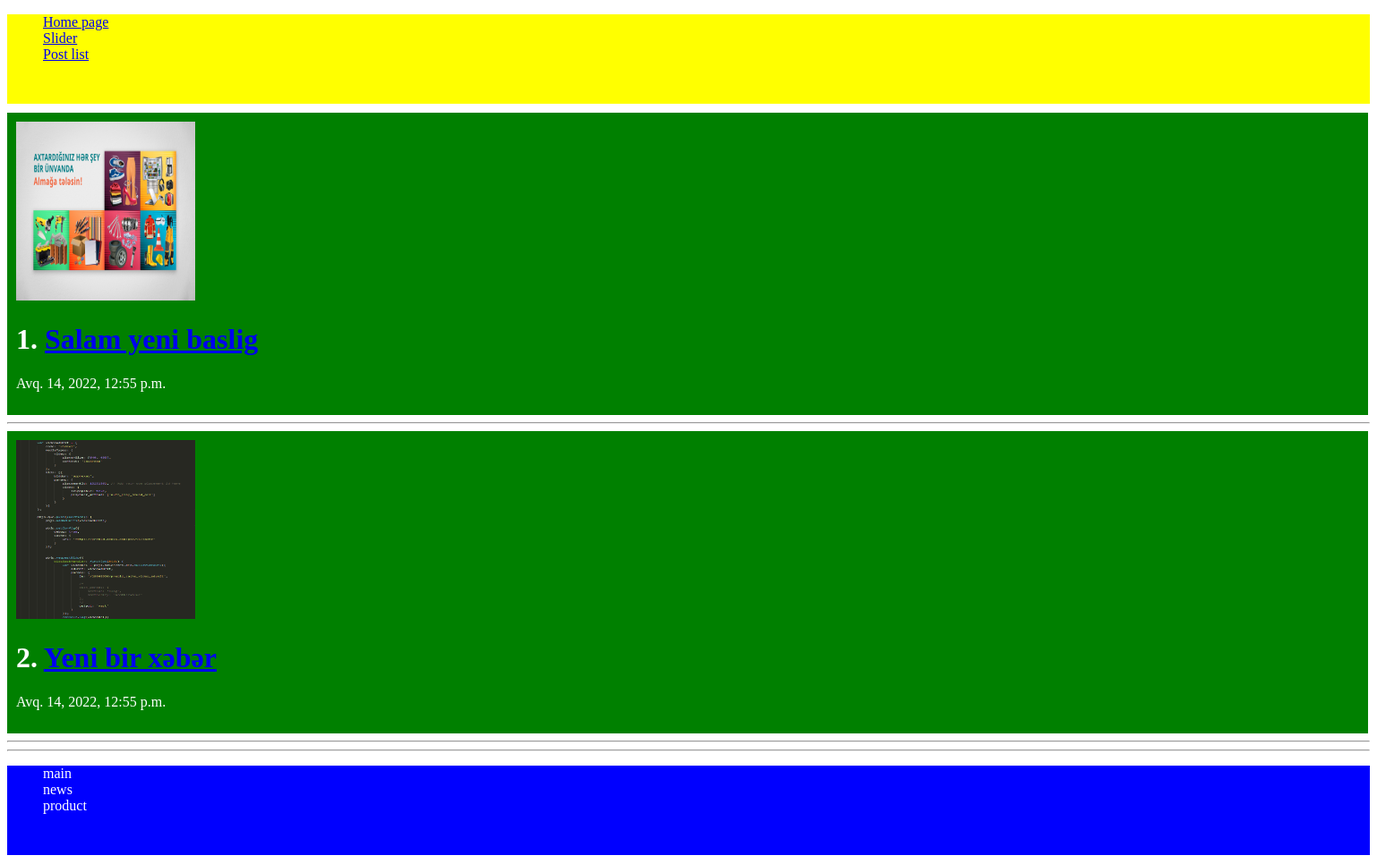
The page / on the database its author committed.
### post/models.py (models this page shows, shortened)
class Post(models.Model):
    category = models.ForeignKey(Category, related_name="data", verbose_name="Category", null=True,
                                 on_delete=models.CASCADE)
    title = models.CharField(max_length=1500, verbose_name="Post title", help_text="Burda xeberin basligi yazilir")
    content = RichTextField(verbose_name="Post content", blank=True)
    create_time = models.DateTimeField(verbose_name="Post date", null=True, blank=True)
    image = models.ImageField(verbose_name="Shekil elave et", null=True, upload_to='post')
    draft = models.BooleanField(default=True, verbose_name="Saytda yayimlansin?")
    slug = models.SlugField(editable=False, verbose_name="Slug", null=True, unique=True)
    class Meta:
        verbose_name = "Xeber"
        verbose_name_plural = "Xeberler"
    def get_absolute_url(self):
        return reverse('post:post_detail', kwargs={'slug': self.slug})

### post/views.py (the view)
# urls.py: path('', index_view, name="index"),
def index_view(request):
    context = {}
    context['post_list'] = Post.objects.filter(draft=True)[:2]
    context['category_list'] = Category.objects.all()
    return render(request, 'home/home.html', context)

### templates/home/home.html (shortened to what this page needs)
{% extends "base.html" %}
{% block body %}
{% for obj in post_list %}
<div class="main">
    {% if obj.image %}
    <img src="{{ obj.image.url }}" width="200" height="200" alt="">
    {% endif %}
    <h1> {{ forloop.counter }}. <a target="_blank" href="{{ obj.get_absolute_url}}">{{ obj.title }}</a></h1>
    <p> {{ obj.create_time }} </p>
</div>
<hr>
{% endfor %}
<hr>
{% endblock %}

### static/css/style.css (style rules this page uses)
.main { background: green; color: white; padding: 10px; width: 1500px; }

### rows shown on the page
Post: image (picture), title "Salam yeni baslig", create_time "Avq. 14, 2022, 12:55 p.m."
Post: image (picture), title "Yeni bir xəbər", create_time "Avq. 14, 2022, 12:55 p.m."
